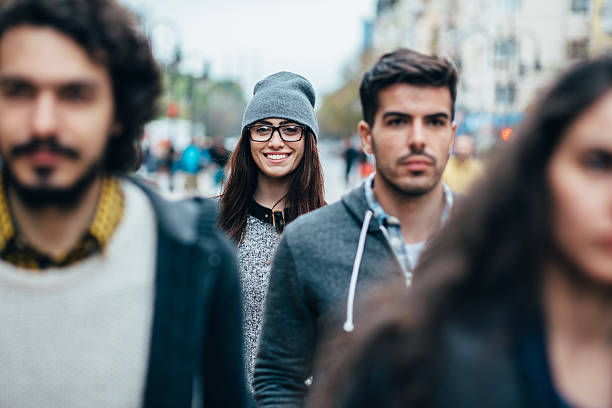
#> input picture www.jpg, 612 x 408 px
$ python haar_cascade_face_detection.py
#> lines starting #> are read from the running program, lines starting #| are printed output that depends on the picture; after the words box and inside, x2 and y2 are one past the last pixel; in counts of white or black regions, pixels touching at a corner belong together
import numpy as np
import cv2
from matplotlib import pyplot as plt
# Load the pre-trained Haar cascade classifier for face detection
face_cascade = cv2.CascadeClassifier(cv2.data.haarcascades + 'haarcascade_frontalface_default.xml')
if face_cascade.empty():
    print("error loading cascade")
# Read the image
image = cv2.imread('www.jpg')
#> image is the input picture: shape (408, 612, 3); mean B, G, R 115.9, 115.2, 113.2
gray_image = cv2.cvtColor(image, cv2.COLOR_BGR2GRAY)  # Convert to grayscale
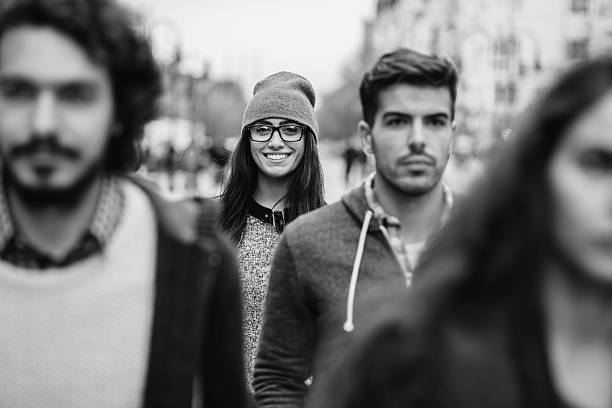
#> gray_image: shape (408, 612); min 0, max 255, mean 114.7
# Detect faces in the image
faces = face_cascade.detectMultiScale(gray_image, scaleFactor=1.1, minNeighbors=5, minSize=(30, 30))
#> faces = [[238, 99, 76, 76], [362, 80, 109, 109]]
# Draw rectangles around detected faces
for (x, y, w, h) in faces:
    cv2.rectangle(image, (x, y), (x + w, y + h), (255, 0, 0), 2)  # Blue rectangle with thickness 2
#> this loop made 2 passes
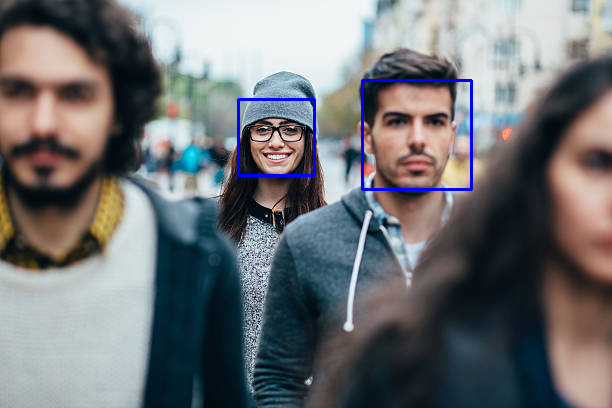
#> image: shape (408, 612, 3); 0.89% of pixels changed, all inside (x1, y1, x2, y2) = (237, 79, 473, 191)

# Convert image color to RGB (from BGR) for displaying with matplotlib
image_rgb = cv2.cvtColor(image, cv2.COLOR_BGR2RGB)
# Display the output using matplotlib
plt.imshow(image_rgb)
plt.axis('off')  # Hide axes
plt.show()

$ run again, with 12.jpg copied over www.jpg
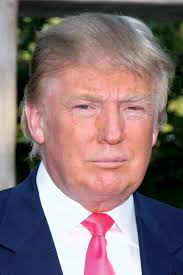
#> input picture 12.jpg, 183 x 275 px
#> image is the input picture: shape (275, 183, 3); mean B, G, R 116.1, 113.6, 133.8
#> `gray_image = cv2.cvtColor(image, cv2.COLOR_BGR2GRAY)`:
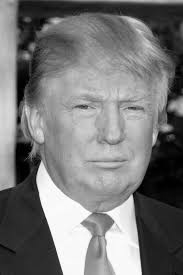
#> gray_image: shape (275, 183); min 0, max 255, mean 119.9
#> faces = [[51, 62, 116, 116]]
#> the loop `for (x, y, w, h) in faces:` made 1 pass
#> after the loop `for (x, y, w, h) in faces:`:
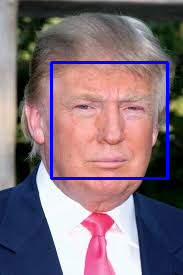
#> image: shape (275, 183, 3); 2.76% of pixels changed, all inside (x1, y1, x2, y2) = (50, 61, 169, 180)
